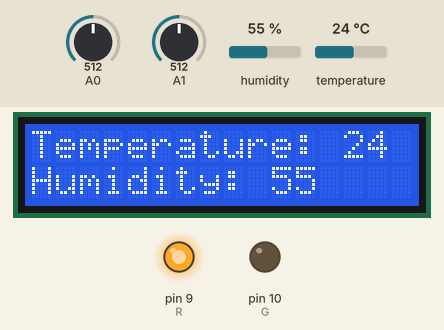
Bench run of a sketch on a simulated Arduino Uno, built with avr-gcc and run on an emulated ATmega328P. Shown: 16×2 character LCD, output pins drawn as LEDs (lit = HIGH). The test bench sets the inputs (shaded band); at power-on: humidity 55 %, temperature 24 °C, A0 = 512, A1 = 512. The local clock reads 2024-03-15 10:24:30 at power-on unless the sketch sets it; what the sketch prints to the serial monitor is not drawn.

Above: at 1.2 s.
1.3 s: humidity set to 22 %
At 2.7 s:
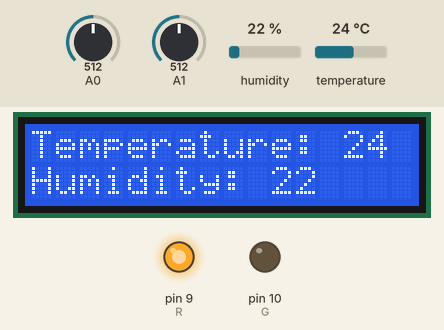
4.0 s: temperature set to 12 °C
At 4.5 s:
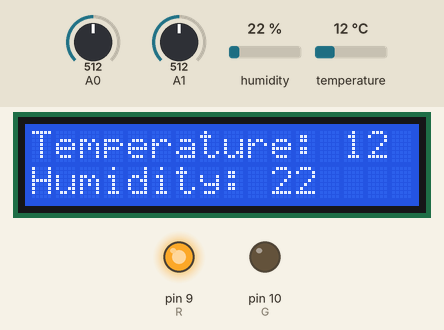
6.7 s: humidity set to 40 %
At 9.3 s:
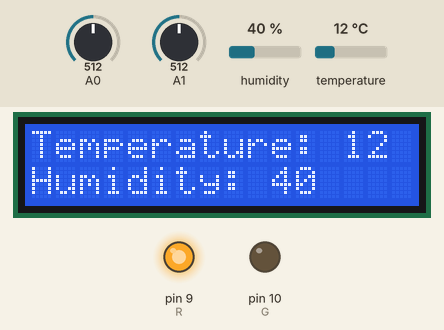
9.7 s: temperature set to 19 °C
At 11.0 s:
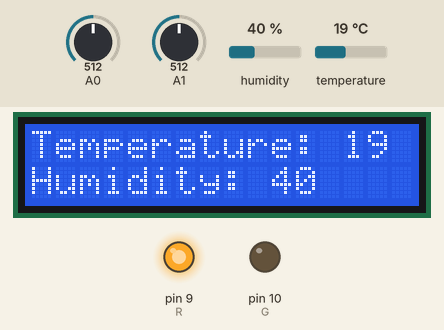
12.4 s: A0 set to 368
18.4 s: A0 set to 351
At 19.3 s:
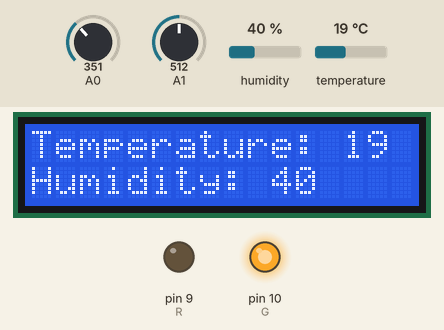
Timing chart, 0 to 21.4 s (numbered marks = the images above; inputs shaded):
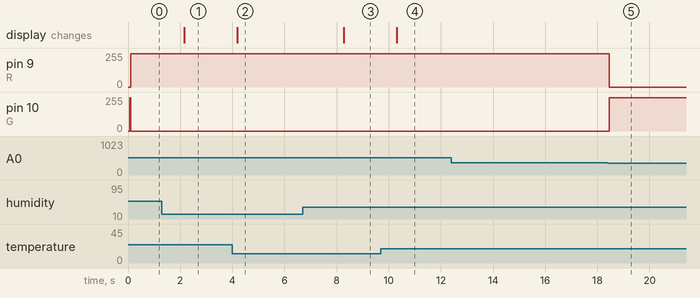

The sketch:

slaves.ino
```cpp
/********************* IoT project: the slaves*****************************

Authors:  Pierre Balbinot: pierre.balbinot@ecam-strasbourg.eu
          Kevin Maisnil: kevin.maisnil@ecam-strasbourg.eu

***************************************************************************/
#include "DHT.h"
#include <Wire.h>
#include <LiquidCrystal_I2C.h>
#include <DS3231.h>
#include "Wire.h"

#define DHTPIN 8
#define DHTTYPE DHT22
#define DS3231_I2C_ADDRESS 0x68

LiquidCrystal_I2C lcd(0x27,16,2);
DHT dht(DHTPIN, DHTTYPE);
DS3231  rtc(SDA, SCL);

const int R = 9;
const int G = 10;

void setup()
{
  dht.begin();

  lcd.init();

  pinMode(R, OUTPUT);
  analogWrite(R, 0);
  pinMode(G, OUTPUT);
  analogWrite(G, 250);

  Wire.begin();
  rtc.begin();
  rtc.setTime(12, 0, 0);
  rtc.setDate (1, 1, 2018);

  Serial.begin(9600);
}

void loop()
{
  int h = dht.readHumidity();
  int t = dht.readTemperature();
  int smoke = analogRead(A0);
  int CO2 = analogRead(A1);

  Serial.print(rtc.getDOWStr());
  Serial.print(" ");
  Serial.print(rtc.getDateStr());
  Serial.print(" -- ");
  Serial.println(rtc.getTimeStr());

  lcd.setCursor(0, 0);
  lcd.backlight();
  lcd.print("Temperature: ");
  lcd.print(t);
  lcd.setCursor(0,1);
  lcd.print("Humidity: ");
  lcd.print(h);

  Serial.print("Humidite: ");
  Serial.print(h);
  Serial.println("%");
  Serial.print("Temperature: ");
  Serial.print(t);
  Serial.println(" °C ");

  Serial.print("Smoke ");
  Serial.print(smoke);
  Serial.println();

  Serial.print("CO2: ");
  Serial.print(CO2);
  Serial.println();
  Serial.println();

  if (t<23 and t>17 and smoke<=360 and CO2>=400){
    analogWrite(R, 0);
    analogWrite(G, 250);
    delay(1000);
  }
  if (t>=23 or t<=17 or smoke>360 or CO2<400){
    analogWrite(R, 250);
    analogWrite(G, 0);
    delay(1000);
  }

  delay(1000);
}
```

Measured:
- the behaviour switches between 361 and 360 on A0 (found by bisection; images 4 and 5)
- after the input at 1.3 s, the display: changes after 0.85 s (image 1)
- after the input at 4.0 s, the display: changes after 0.19 s (image 2)
- after the input at 6.7 s, the display: changes after 1.6 s (image 3)
- after the input at 9.7 s, the display: changes after 0.61 s (image 4)
- after the input at 12.4 s, every drawn part: stays the same
- after the input at 18.4 s, pin 9 (R): 250/255 → 0/255 after 0.06 s; pin 10 (G): 0/255 → 250/255 after 0.06 s
